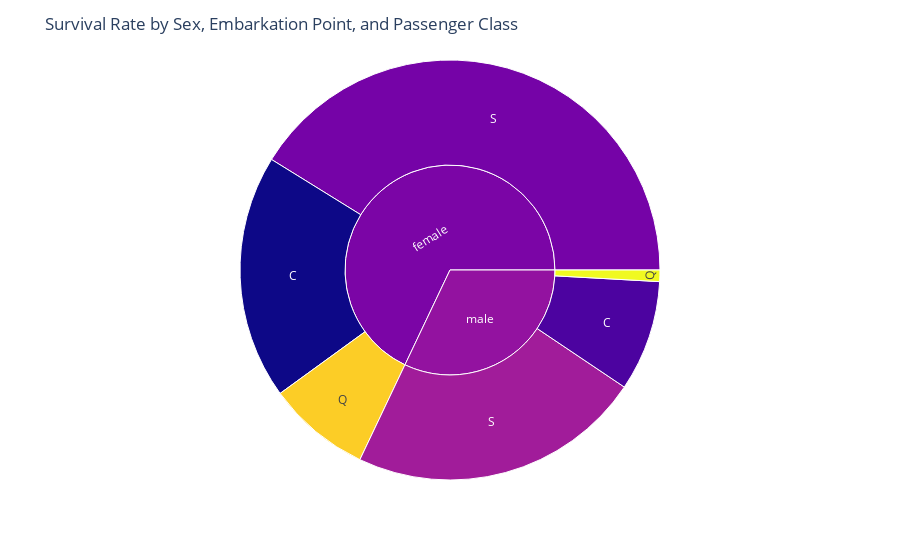

The notebook cell saved with this chart:
### Markdown cell above
**Andrews Curves** are a technique for visualizing high-dimensional data. Each data point is transformed into a function and plotted. The shape of the resulting curve can reveal patterns and similarities among data points.

**In the context of my Vizz:**

* I'm using Andrews Curves to visualize how different passenger groups (based on 'Embarked') differ in terms of their numeric attributes (like 'Pclass', 'Age', etc.).
* Each curve represents a passenger, and the shape of the curve is influenced by the values of the numeric attributes.
* By coloring the curves based on the 'Embarked' category, i can visually explore if there are distinct patterns among passengers from different embarkation points.

**Key points to remember:**

* The absolute shape of an individual curve doesn't have a direct interpretation.
* The value of Andrews Curves lies in comparing the shapes of curves from different groups.
* Similar shapes suggest potential similarities between data points.
* The technique is useful for exploratory data analysis and identifying potential clusters or outliers.

### Code cell
import plotly.express as px

# Filter data for survived passengers (optional)
survived_data = data[data['Survived'] == 1]  # Modify if needed

# Create a more informative path with meaningful categories
fig = px.sunburst(survived_data, 
                  path=['Sex', 'Embarked'],  # Focus on Sex and Embarked
                  values='Survived',  
                  color='Pclass',  # Color by passenger class
                  color_discrete_sequence=['royalblue', 'lightskyblue', 'lightcoral'])  # Set color sequence

# Customize the layout for better readability
fig.update_layout(
    title='Survival Rate by Sex, Embarkation Point, and Passenger Class',
    coloraxis_showscale=False  # Hide color scale for Pclass (optional)
)

fig.show()

### Figure 1 — Plotly figure (JSON) as saved in the notebook; plotly's stock layout.template omitted (floating-point values rounded to 4 significant figures)
{"data": [{"branchvalues": "total", "customdata": [[1.578], [1.759], [2.852], [3], [1.907], [2.078], [1.926], [2.018]], "domain": {"x": [0, 1], "y": [0, 1]}, "hovertemplate": "labels=%{label}<br>Survived=%{value}<br>parent=%{parent}<br>id=%{id}<br>Pclass=%{color}<extra></extra>", "ids": ["female/C", "male/C", "female/Q", "male/Q", "female/S", "male/S", "female", "male"], "labels": ["C", "C", "Q", "Q", "S", "S", "female", "male"], "marker": {"coloraxis": "coloraxis", "colors": [1.578, 1.759, 2.852, 3, 1.907, 2.078, 1.926, 2.018]}, "name": "", "parents": ["female", "male", "female", "male", "female", "male", "", ""], "type": "sunburst", "values": [64, 29, 27, 3, 140, 77, 231, 109]}], "layout": {"autosize": true, "coloraxis": {"colorbar": {"title": {"text": "Pclass"}}, "colorscale": [[0, "#0d0887"], [0.1111, "#46039f"], [0.2222, "#7201a8"], [0.3333, "#9c179e"], [0.4444, "#bd3786"], [0.5556, "#d8576b"], [0.6667, "#ed7953"], [0.7778, "#fb9f3a"], [0.8889, "#fdca26"], [1, "#f0f921"]], "showscale": false}, "legend": {"tracegroupgap": 0}, "margin": {"t": 60}, "sunburstcolorway": ["royalblue", "lightskyblue", "lightcoral"], "title": {"text": "Survival Rate by Sex, Embarkation Point, and Passenger Class"}}}
